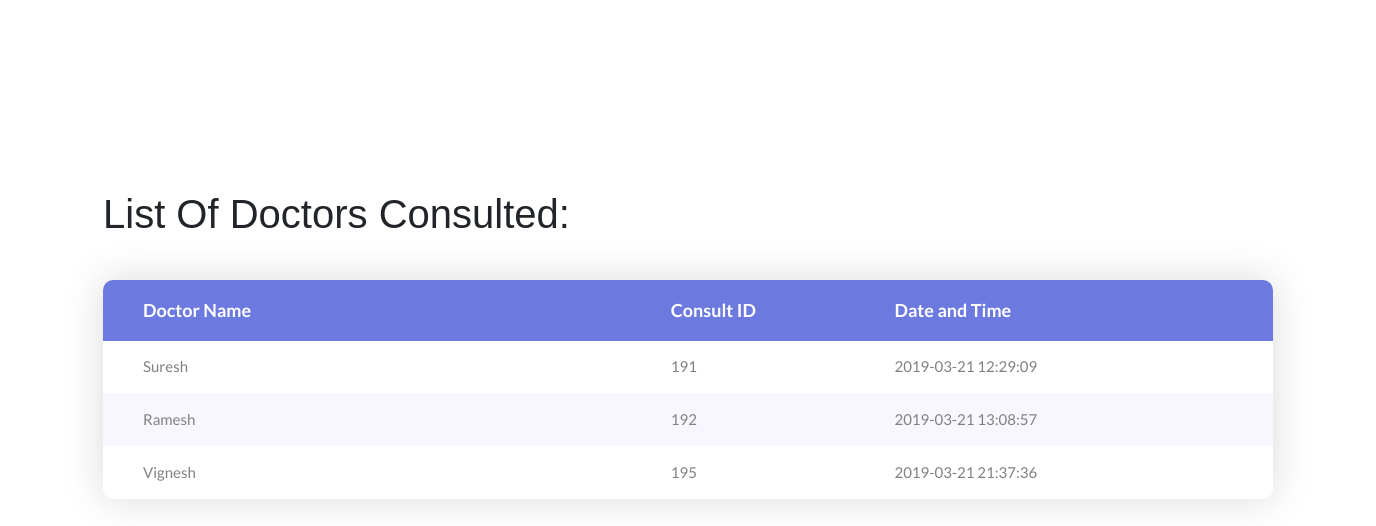
Screenshot of /admin/patientdoctorhistory.php?userid=18 with the database file from the repository.
### tables this page shows
CREATE TABLE `doctor` (
  `dr_id` int(11) NOT NULL,
  `dr_name` varchar(50) NOT NULL,
  `dr_password` varchar(50) NOT NULL,
  `dr_phone` int(11) NOT NULL,
  `dr_availabilty` varchar(100) NOT NULL,
  `dept` varchar(100) NOT NULL,
  `image` varchar(200) NOT NULL
);

CREATE TABLE `consult` (
  `consult_id` int(3) NOT NULL,
  `user_name` varchar(50) NOT NULL,
  `doctor_id` int(3) NOT NULL,
  `dateandtime` datetime NOT NULL
);

### admin/functions.php (the view, shortened to what this page needs)
<?php
function patienthistory($a)  {
		 include ('dbconn.php');
    	$select = mysqli_query($con, "SELECT * from user where userid = $a");
		if (mysqli_num_rows($select) != 0) {
			while ($row = mysqli_fetch_assoc($select)) {
            $x= $row['username'];
                }
}
            	$select = mysqli_query($con, "SELECT * FROM consult where user_name like '$x'");
		while ($row1 = mysqli_fetch_assoc($select)) {
            		echo"<tr class=\"row100 body\">";
									 drr($row1['doctor_id']);
									echo"<td class=\"cell100 column2\">".$row1['consult_id']."</td>
									<td class=\"cell100 column3\">".$row1['dateandtime']."</td>
								</tr></a>";
        }
	}
function drr($a)  {
		 include ('dbconn.php');
    	$select = mysqli_query($con, "SELECT * from doctor where dr_id = $a");
		if (mysqli_num_rows($select) != 0) {
			while ($row = mysqli_fetch_assoc($select)) {
        echo" <td class=\"cell100 column1\">".$row['dr_name']."</td>";
                }
}
}
?>

### admin/css/main.css (style rules this page uses)
* { margin: 0px; padding: 0px; box-sizing: border-box; }
body, html { height: 100%; font-family: sans-serif; }
th, td { font-weight: unset; padding-right: 10px; }
.column1 { width: 33%; padding-left: 40px; }
.column2 { width: 13%; }
.column3 { width: 22%; }
.table100-body td { padding-top: 16px; padding-bottom: 16px; }
.table100.ver1 td { font-family: Lato-Regular; font-size: 15px; color: #808080; line-height: 1.4; }
.table100.ver1 .table100-body tr:nth-child(even) { background-color: #f8f6ff; }

### rows the page displays
consult: consult_id "191", dateandtime "2019-03-21 12:29:09"
doctor: dr_name "Suresh"
consult: consult_id "192", dateandtime "2019-03-21 13:08:57"
doctor: dr_name "Ramesh"
consult: consult_id "195", dateandtime "2019-03-21 21:37:36"
doctor: dr_name "Vignesh"
